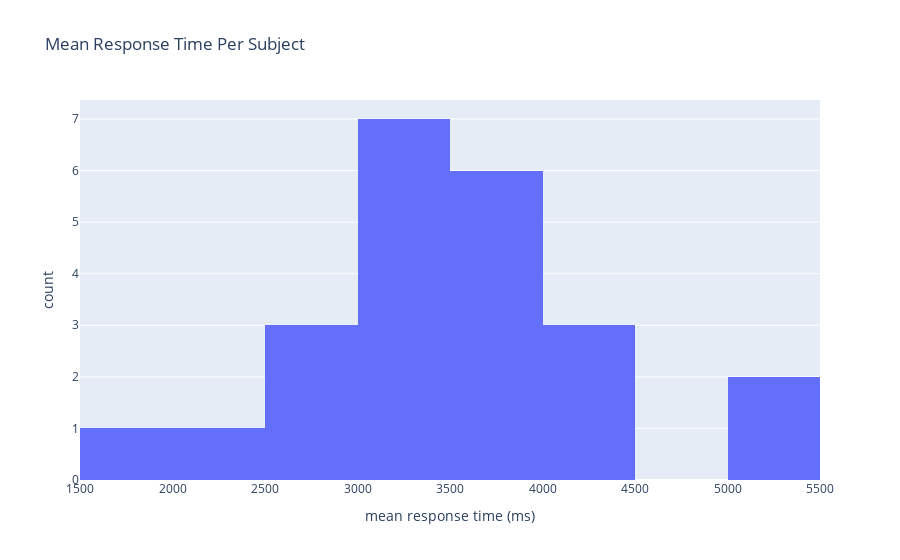

The cell this chart's notebook holds for it:
### Code cell
# calculating mean response time per subject
mean_rt_per_subject = response_times[['rt', 'subject']].groupby('subject').mean()
mean_rt_per_subject.columns = ['mean_rt']

# creating a histogram of mean response times
px.histogram(mean_rt_per_subject, nbins=10, x='mean_rt', title='Mean Response Time Per Subject'
             , labels={'mean_rt': 'mean response time (ms)'})

### Figure 1 — Plotly figure (JSON) as saved in the notebook; plotly's stock layout.template omitted (floating-point values rounded to 4 significant figures)
{"data": [{"alignmentgroup": "True", "bingroup": "x", "hovertemplate": "mean response time (ms)=%{x}<br>count=%{y}<extra></extra>", "legendgroup": "", "marker": {"color": "#636efa", "pattern": {"shape": ""}}, "name": "", "nbinsx": 10, "offsetgroup": "", "orientation": "v", "showlegend": false, "type": "histogram", "x": [4073.0, 2330.0, 4346.0, 3598.0, 3600.0, 3075.0, 3239.0, 3353.0, 2917.0, 3647, 5225.0, 3375.0, 2902.0, 3564.0, 4288.0, 3729.0, 2784.0, 1874.0, 3905.0, 3463.0, 3269.0, 5276.0, 3046.0], "xaxis": "x", "yaxis": "y"}], "layout": {"barmode": "relative", "legend": {"tracegroupgap": 0}, "title": {"text": "Mean Response Time Per Subject"}, "xaxis": {"anchor": "y", "domain": [0, 1], "title": {"text": "mean response time (ms)"}}, "yaxis": {"anchor": "x", "domain": [0, 1], "title": {"text": "count"}}}}
